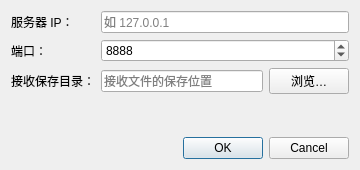
<?xml version="1.0" encoding="UTF-8"?>
<ui version="4.0">
 <class>SettingsDialog</class>
 <widget class="QDialog" name="SettingsDialog">
  <property name="geometry">
   <rect><x>0</x><y>0</y><width>360</width><height>170</height></rect>
  </property>
  <property name="windowTitle">
   <string>传输设置</string>
  </property>
  <layout class="QVBoxLayout" name="verticalLayout_1">
   <item>
    <layout class="QFormLayout" name="formLayout">
     <item row="0" column="0">
      <widget class="QLabel" name="ipLabel">
       <property name="text"><string>服务器 IP：</string></property>
      </widget>
     </item>
     <item row="0" column="1">
      <widget class="QLineEdit" name="ipEdit">
       <property name="placeholderText"><string>如 127.0.0.1</string></property>
      </widget>
     </item>
     <item row="1" column="0">
      <widget class="QLabel" name="portLabel">
       <property name="text"><string>端口：</string></property>
      </widget>
     </item>
     <item row="1" column="1">
      <widget class="QSpinBox" name="portEdit">
       <property name="minimum"><number>1024</number></property>
       <property name="maximum"><number>65535</number></property>
       <property name="value"><number>8888</number></property>
      </widget>
     </item>
     <item row="2" column="0">
      <widget class="QLabel" name="pathLabel">
       <property name="text"><string>接收保存目录：</string></property>
      </widget>
     </item>
     <item row="2" column="1">
      <layout class="QHBoxLayout" name="pathLayout">
       <item>
        <widget class="QLineEdit" name="savePathEdit">
         <property name="placeholderText"><string>接收文件的保存位置</string></property>
        </widget>
       </item>
       <item>
        <widget class="QPushButton" name="btnBrowse">
         <property name="text"><string>浏览…</string></property>
        </widget>
       </item>
      </layout>
     </item>
    </layout>
   </item>
   <item>
    <widget class="QDialogButtonBox" name="buttonBox">
     <property name="orientation"><enum>Qt::Horizontal</enum></property>
     <property name="standardButtons">
      <set>QDialogButtonBox::Cancel|QDialogButtonBox::Ok</set>
     </property>
    </widget>
   </item>
  </layout>
 </widget>
 <resources/>
 <connections/>
</ui>
